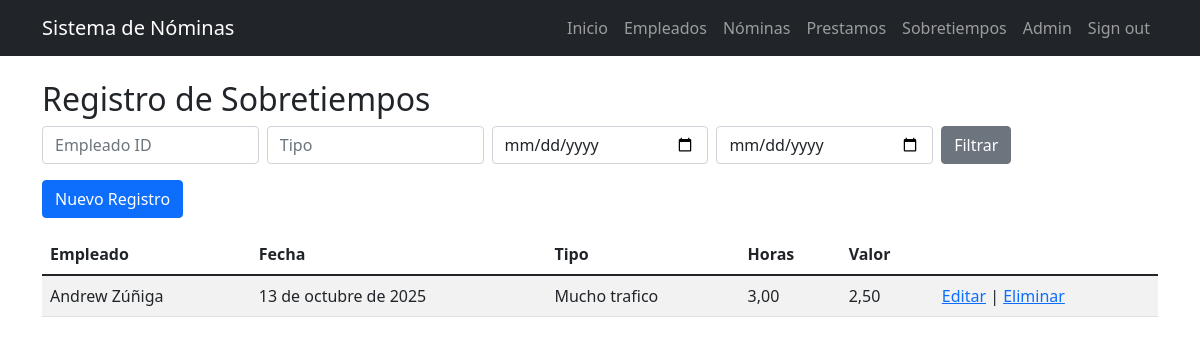
The app's page /sobretiempo/sobretiempo/ (signed in), older data.
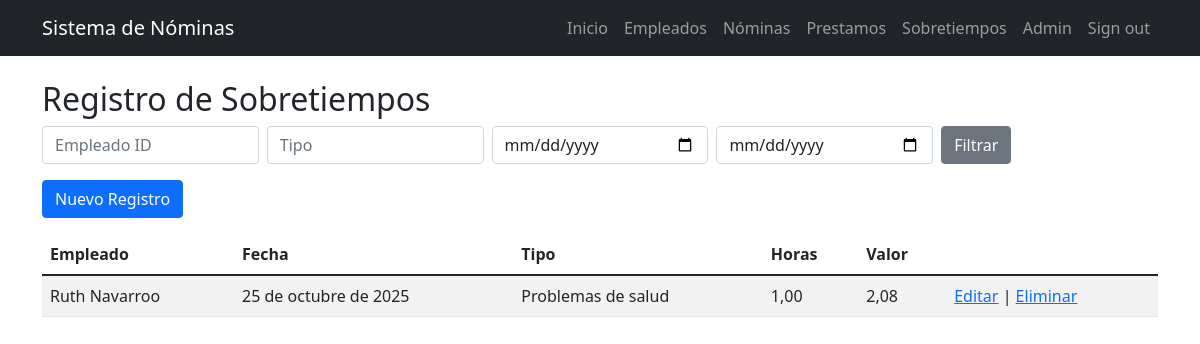
The same page, newer data.
### sobretiempo/models.py (models this page shows, shortened)
class Sobretiempo(models.Model):
    empleado = models.ForeignKey(Empleado, on_delete=models.CASCADE)
    fecha_registro = models.DateField()
    tipo_sobretiempo = models.ForeignKey(TipoSobretiempo, on_delete=models.CASCADE)
    numero_horas = models.DecimalField(max_digits=6, decimal_places=2)
    valor = models.DecimalField(max_digits=10, decimal_places=2, editable=False)

class TipoSobretiempo(models.Model):
    codigo = models.CharField(max_length=10)  # Ej: "H50", "H100"
    descripcion = models.CharField(max_length=100)  # Ej: "Horas al 50%"
    factor = models.DecimalField(max_digits=4, decimal_places=2)  # Ej: 1.50

### nomina/models.py (models this page shows, shortened)
class Empleado(models.Model):
    cedula = models.CharField(
        max_length=10,
        unique=True,
        validators=[
            RegexValidator(
                regex=r'^\d{10}$',
                message='La cédula debe tener exactamente 10 dígitos numéricos.'
            )
        ],
        help_text='Cédula ecuatoriana de 10 dígitos'
    )
    nombre = models.CharField(max_length=100)
    sueldo = models.DecimalField(max_digits=10, decimal_places=2,validators=[MinValueValidator(0, 'El sueldo no puede ser negativo.')])
    departamento = models.CharField(max_length=100)
    cargo = models.CharField(max_length=100)

### sobretiempo/views.py (the view)
# urls.py: path('sobretiempo/', SobretiempoListView.as_view(), name='sobretiempo_list'),
class SobretiempoListView(LoginRequiredMixin, ListView):
    model = Sobretiempo
    template_name = 'sobretiempo/sobretiempo_list.html'
    context_object_name = 'page_obj'
    paginate_by = 10
    def get_queryset(self):
        qs = Sobretiempo.objects.all().order_by('-fecha_registro')
        empleado = self.request.GET.get('empleado')
        tipo = self.request.GET.get('tipo')
        desde = self.request.GET.get('desde')
        hasta = self.request.GET.get('hasta')
        if empleado:
            qs = qs.filter(empleado_id=empleado)
        if tipo:
            qs = qs.filter(tipo_sobretiempo_id=tipo)
        if desde:
            qs = qs.filter(fecha_registro__gte=desde)
        if hasta:
            qs = qs.filter(fecha_registro__lte=hasta)
        return qs

### sobretiempo/templates/sobretiempo/sobretiempo_list.html (shortened to what this page needs)
{% extends 'nomina/base.html' %}
{% block content %}
<h2>Registro de Sobretiempos</h2>
<form method="get" class="row g-2 mb-3">
  <div class="col"><input type="number" name="empleado" placeholder="Empleado ID" class="form-control" value="{{ request.GET.empleado }}"></div>
  <div class="col"><input type="number" name="tipo" placeholder="Tipo" class="form-control" value="{{ request.GET.tipo }}"></div>
  <div class="col"><input type="date" name="desde" class="form-control" value="{{ request.GET.desde }}"></div>
  <div class="col"><input type="date" name="hasta" class="form-control" value="{{ request.GET.hasta }}"></div>
  <div class="col"><button type="submit" class="btn btn-secondary">Filtrar</button></div>
</form>
<a href="{% url 'sobretiempo:sobretiempo_create' %}" class="btn btn-primary mb-3">Nuevo Registro</a>
<table class="table table-striped">
  <thead>
    <tr><th>Empleado</th><th>Fecha</th><th>Tipo</th><th>Horas</th><th>Valor</th><th></th></tr>
  </thead>
  <tbody>
    {% for s in page_obj %}
    <tr>
      <td>{{ s.empleado.nombre }}</td>
      <td>{{ s.fecha_registro }}</td>
      <td>{{ s.tipo_sobretiempo.descripcion }}</td>
      <td>{{ s.numero_horas }}</td>
      <td>{{ s.valor }}</td>
      <td>
        <a href="{% url 'sobretiempo:sobretiempo_update' s.pk %}">Editar</a> |
        <a href="{% url 'sobretiempo:sobretiempo_delete' s.pk %}">Eliminar</a>
      </td>
    </tr>
    {% empty %}
    <tr><td colspan="6">No hay registros.</td></tr>
    {% endfor %}
  </tbody>
</table>
{% endblock %}

Row changes from the older to the newer data that the page shows:
removed Sobretiempo: empleado.nombre "Andrew Zúñiga", fecha_registro "13 de octubre de 2025", tipo_sobretiempo.descripcion "Mucho trafico", numero_horas "3,00", valor "2,50"
added Sobretiempo: empleado.nombre "Ruth Navarroo", fecha_registro "25 de octubre de 2025", tipo_sobretiempo.descripcion "Problemas de salud", numero_horas "1,00", valor "2,08"
